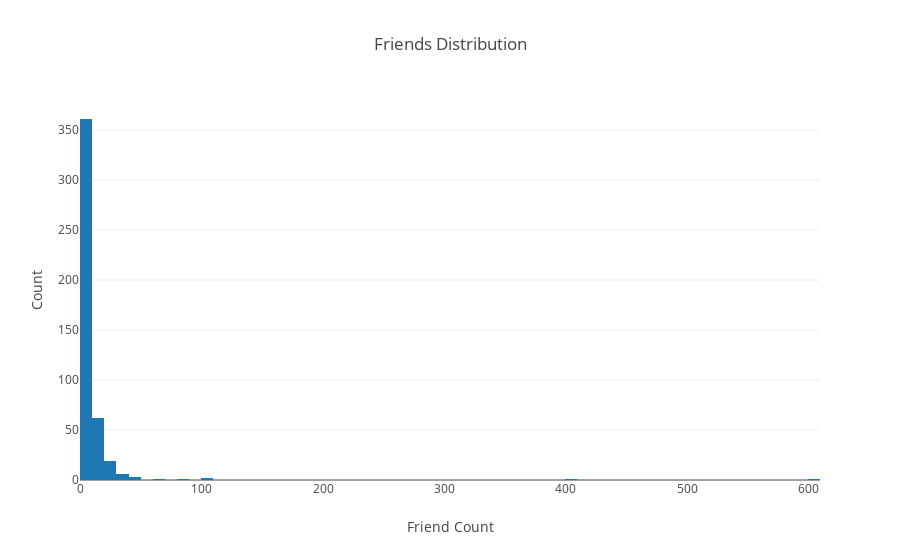

The cell this chart's notebook holds for it:
### Code cell
# Distribution of Friends

friends = df['friends']

trace = go.Histogram(x = friends)
data = [trace]

layout = go.Layout(
    title = 'Friends Distribution',
    xaxis = dict(
    title = 'Friend Count'),
    yaxis = dict(
    title = 'Count')
    )

fig = go.Figure(data, layout)
plty.offline.iplot(fig)

### Figure 1 — Plotly figure (JSON) as saved in the notebook; plotly's stock layout.template omitted (floating-point values rounded to 4 significant figures; data arrays with more than 128 entries replaced by an {"elided": "..."} marker saying what was removed)
{"data": [{"type": "histogram", "uid": "c4c85c7c-5e5a-40f9-b78a-2ff3e812fb0d", "x": {"elided": "457 int values"}}], "layout": {"title": {"text": "Friends Distribution"}, "xaxis": {"title": {"text": "Friend Count"}}, "yaxis": {"title": {"text": "Count"}}}}
